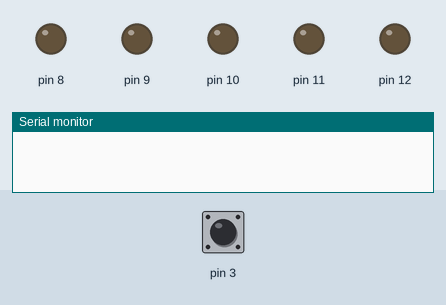
A sketch run on a simulated Arduino Uno, built with avr-gcc and run on an emulated ATmega328P. Shown: output pins drawn as LEDs (lit = HIGH), the last lines printed to the serial monitor. Dashed ring = blinking. The inputs (shaded band) are chosen by the test bench; at power-on: pin 3 HIGH.

Above: at 1.2 s.
1.3 s: pin 3 pulled LOW for 0.15 s
At 2.09 s:
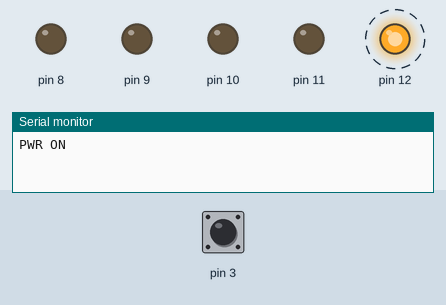
At 2.58 s:
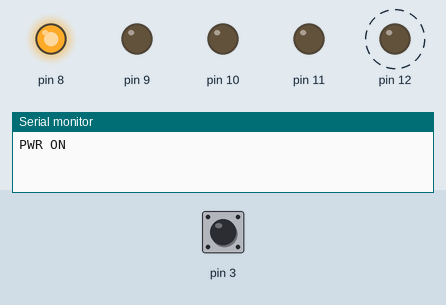
Timing chart, 0 to 10.3 s (numbered marks = the images above; inputs shaded):
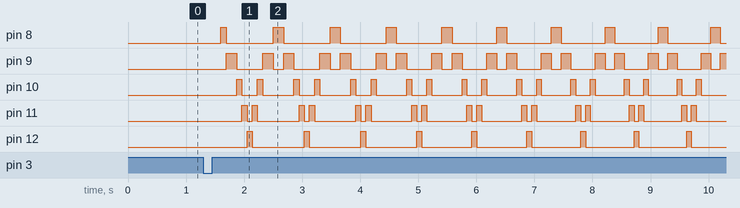

Measured:
- after the input at 1.3 s, pin 8: LOW → HIGH after 0.30 s, then repeats every 0.99 s: LOW 0.81 s, HIGH 0.18 s; pin 9: LOW → HIGH after 0.39 s, then repeats every 0.99 s: LOW 0.45 s, HIGH 0.18 s, LOW 0.18 s, HIGH 0.18 s

The sketch:

sketch_dec11b.ino
```cpp
#include "Led.h"
#include "Button.h"

void setup() {
  Serial.begin(9600);
}

boolean isOn = false;

String returnPowerCommand() {
  return isOn ? "PWR OFF\r\n" : "PWR ON\r\n";
}

Led powerLed("zielona", 8);
Led computer1Led("czerwona", 9);
Led computer2Led("żółta", 10);
Led hdmiLed("niebieska", 11);
Led videoLed("biała", 12);

Led leds[] = {
  powerLed, computer1Led, computer1Led, computer2Led, hdmiLed, videoLed};
Led activeSourceLed;

void warmup(){
    int del = 90;
    for (int j = 0; j < 80; j++){
    for (int i = 0; i < sizeof(leds)/sizeof(leds[0]); i++){
      leds[i].on();
      delay(del);
      leds[i].off();
    }
    for (int i = sizeof(leds)/sizeof(leds[0])-1; i--;){
      leds[i].on();
      delay(del);
      leds[i].off();
    }
     del--;
    }
}
Button powerOnButton("On", 3, "PWR ON\r\n", powerLed);
Button powerOffButton("Off", 3, "PWR OFF\r\n", powerLed);
Button computer1Button("Computer 1 D-SUB VGA", 4, "SOURCE 11\r\n", computer1Led);
Button computer2Button("Computer 2 D-SUB VGA", 5, "SOURCE 21\r\n", computer2Led);
Button hdmiButton("HDMI", 6, "SOURCE 30\r\n", hdmiLed);
Button videoButton("Video", 7, "SOURCE 41\r\n", videoLed);

Button buttons[] = {
  computer1Button, computer2Button, hdmiButton, videoButton  };

void loop() {

  if (powerOnButton.isPressed() && !isOn){
    isOn = true;
    powerOnButton.sendCommand();
    warmup();
    powerLed.on();

  }
  if (powerOffButton.isPressed() && isOn){
    isOn = false;
    powerLed.off();
    activeSourceLed.off();
    powerOffButton.sendCommand();
  }

  if (isOn){
    for (int i = 0; i < sizeof(buttons)/sizeof(buttons[0]); i++) {
      if (buttons[i].isPressed()){
        buttons[i].sendCommand();
        activeSourceLed.off();
        activeSourceLed = buttons[i].getLed();
        activeSourceLed.on();
      }
    }
  }

}
```

Button.cpp
```cpp
#include "Button.h"

Button::Button(String name, int pin, String projectorCommand, Led led) {
  this->name = name;
  this->pin = pin;
  this->projectorCommand = projectorCommand;
  this->led = led;
  pinMode(pin, INPUT_PULLUP);
}

boolean Button::isPressed() {
  return digitalRead(this->pin) == LOW;
}
void Button::sendCommand(){
  Serial.println(this->projectorCommand);
  delay(300);
}
Led Button::getLed(){
  return led;
}
```

Button.h
```cpp
#ifndef MY_BUTTON_H
#define MY_BUTTON_H

#include <Arduino.h>
#include "Led.h"

class Button {

private:
  String name;
  int pin;
  String projectorCommand;
  Led led;

public:
  Button(String name, int pin, String projectorCommand, Led led);
  boolean isPressed();
  void sendCommand();
  Led getLed();

};

#endif
```

Led.cpp
```cpp
#include "Led.h"

Led::Led(){
}

Led::Led(String color, int pin){
  this->color = color;
  this->pin = pin;
  this->state = false;
  init();
}

//boolean Led::getState(){
//  return state;
//}

void Led::setState(boolean state){
  this->state = state;
}

void Led::init(){
  pinMode(this->pin, OUTPUT);
  off();
}
void Led::on(){
  digitalWrite(this->pin, HIGH);
  setState(true);
}
void Led::off(){
  digitalWrite(this->pin, LOW);
  setState(false);
}
```

Led.h
```cpp
#ifndef MY_LED_H
#define MY_LED_H

#include <Arduino.h>

class Led {

private:
  String color;
  int pin;
  boolean state;

public:
  Led();
  Led(String color, int pin);
//  boolean getState();
  void setState(boolean state);
  void init();
  void on();
  void off();

};

#endif
```
